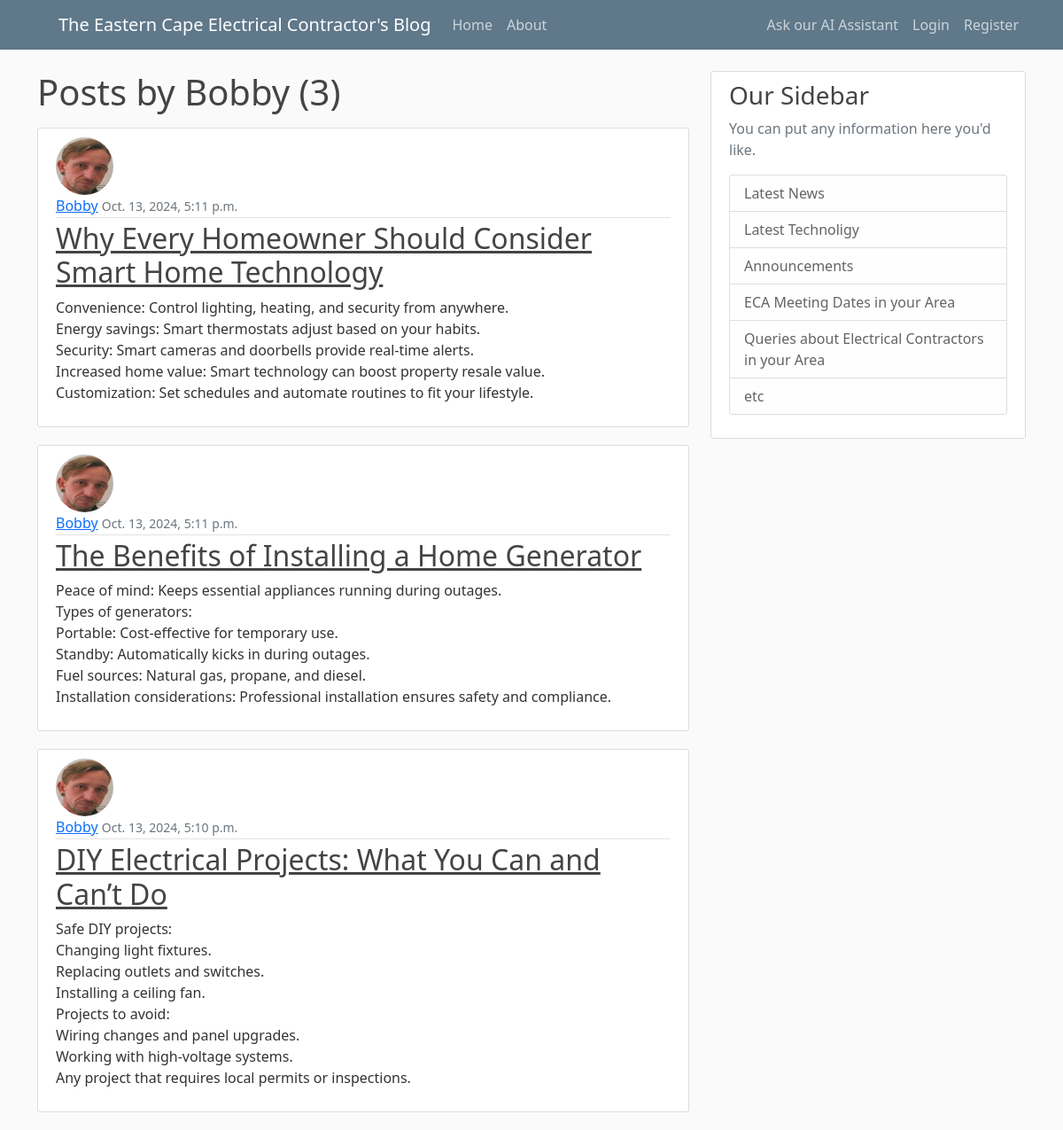
/user/Bobby, run on the app's committed database.
### CoC_Blog/models.py (models this page shows, shortened)
class Post(models.Model):
    title = models.CharField(max_length=100)
    content = models.TextField()
    date_posted = models.DateTimeField(default=timezone.now)
    author = models.ForeignKey(User, on_delete=models.CASCADE)

### users/models.py (models this page shows, shortened)
class Profile(models.Model):
    user = models.OneToOneField(User, on_delete=models.CASCADE)
    image = models.ImageField(default='default.jpg', upload_to='profile_pics')

### CoC_Blog/views.py (the view)
# urls.py: path('user/<str:username>', UserPostListView.as_view(), name='user-posts'),
class UserPostListView(ListView):
    model = Post
    template_name = 'CoC_Blog/user_posts.html' # <app>/<model>_<viewtype>.html
    context_object_name = 'posts'
    paginate_by = 3
    def get_queryset(self):
        user = get_object_or_404(User, username=self.kwargs.get('username'))
        return Post.objects.filter(author=user).order_by('-date_posted')

### CoC_Blog/templates/CoC_Blog/user_posts.html (shortened to what this page needs)
{% extends "CoC_Blog/base.html" %}
{% block content %}
    <h1 class="mb-3">Posts by {{ view.kwargs.username }} ({{ page_obj.paginator.count }})</h1>
    {% for post in posts %}
        <article class="media content-section">
         <img class="rounded-circle article-img" src="{{ post.author.profile.image.url }}">
          <div class="media-body">
            <div class="article-metadata">
              <a class="mr-2" href="{% url 'user-posts' post.author.username %}">{{ post.author }}</a>
              <small class="text-muted">{{ post.date_posted }}</small>
            </div>
            <h2><a class="article-title" href="{% url 'post-detail' post.id %}">{{ post.title }}</a></h2>
            <p class="article-content">{{ post.content }}</p>
            </div>
        </article>
    {% endfor %}
{% endblock content %}

### static/CoC_Blog/main.css (style rules this page uses)
body { background: #fafafa; color: #333333; margin-top: 5rem; }
h1, h2, h3, h4, h5, h6 { color: #444444; }
.content-section { background: #ffffff; padding: 10px 20px; border: 1px solid #dddddd; border-radius: 3px; margin-bottom: 20px; }
.article-title { color: #444444; }
.article-content { white-space: pre-line; }
.article-img { height: 65px; width: 65px; margin-right: 16px; }
.article-metadata { padding-bottom: 1px; margin-bottom: 4px; border-bottom: 1px solid #e3e3e3 }

### data on the page
Post: author.profile.image (picture), author "Bobby", date_posted "Oct. 13, 2024, 5:11 p.m.", title "Why Every Homeowner Should Consider Smart Home Technology", content "Convenience: Control lighting, heating, and security from anywhere. Energy savings: Smart thermostats adjust based on your habits. Security: Smart cameras and doorbells provide real-time alerts. Increased home value: Smart technology can boost property resale value. Customization: Set schedules and automate routines to fit your lifestyle."
Post: author.profile.image (picture), author "Bobby", date_posted "Oct. 13, 2024, 5:11 p.m.", title "The Benefits of Installing a Home Generator", content "Peace of mind: Keeps essential appliances running during outages. Types of generators: Portable: Cost-effective for temporary use. Standby: Automatically kicks in during outages. Fuel sources: Natural gas, propane, and diesel. Installation considerations: Professional installation ensures safety and compliance."
Post: author.profile.image (picture), author "Bobby", date_posted "Oct. 13, 2024, 5:10 p.m.", title "DIY Electrical Projects: What You Can and Can’t Do", content "Safe DIY projects: Changing light fixtures. Replacing outlets and switches. Installing a ceiling fan. Projects to avoid: Wiring changes and panel upgrades. Working with high-voltage systems. Any project that requires local permits or inspections."

### other printed values
{{ view.kwargs.username }} "Bobby"
{{ page_obj.paginator.count }} "3"
